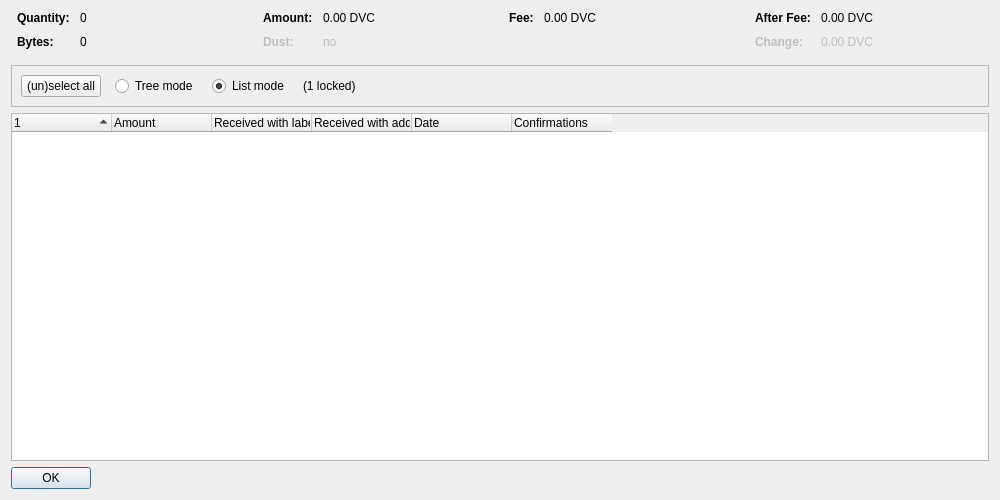
<?xml version="1.0" encoding="UTF-8"?>
<ui version="4.0">
 <class>CoinControlDialog</class>
 <widget class="QDialog" name="CoinControlDialog">
  <property name="geometry">
   <rect>
    <x>0</x>
    <y>0</y>
    <width>1000</width>
    <height>500</height>
   </rect>
  </property>
  <property name="windowTitle">
   <string>Coin Selection</string>
  </property>
  <layout class="QVBoxLayout" name="verticalLayout">
   <item>
    <layout class="QHBoxLayout" name="horizontalLayoutTop" stretch="0,0,0,0">
     <property name="topMargin">
      <number>0</number>
     </property>
     <property name="bottomMargin">
      <number>10</number>
     </property>
     <item>
      <layout class="QFormLayout" name="formLayoutCoinControl1">
       <property name="horizontalSpacing">
        <number>10</number>
       </property>
       <property name="verticalSpacing">
        <number>10</number>
       </property>
       <property name="leftMargin">
        <number>6</number>
       </property>
       <property name="rightMargin">
        <number>6</number>
       </property>
       <item row="0" column="0">
        <widget class="QLabel" name="labelCoinControlQuantityText">
         <property name="font">
          <font>
           <weight>75</weight>
           <bold>true</bold>
          </font>
         </property>
         <property name="text">
          <string>Quantity:</string>
         </property>
        </widget>
       </item>
       <item row="0" column="1">
        <widget class="QLabel" name="labelCoinControlQuantity">
         <property name="cursor">
          <cursorShape>IBeamCursor</cursorShape>
         </property>
         <property name="contextMenuPolicy">
          <enum>Qt::ActionsContextMenu</enum>
         </property>
         <property name="text">
          <string notr="true">0</string>
         </property>
         <property name="textInteractionFlags">
          <set>Qt::LinksAccessibleByMouse|Qt::TextSelectableByKeyboard|Qt::TextSelectableByMouse</set>
         </property>
        </widget>
       </item>
       <item row="1" column="0">
        <widget class="QLabel" name="labelCoinControlBytesText">
         <property name="font">
          <font>
           <weight>75</weight>
           <bold>true</bold>
          </font>
         </property>
         <property name="text">
          <string>Bytes:</string>
         </property>
        </widget>
       </item>
       <item row="1" column="1">
        <widget class="QLabel" name="labelCoinControlBytes">
         <property name="cursor">
          <cursorShape>IBeamCursor</cursorShape>
         </property>
         <property name="contextMenuPolicy">
          <enum>Qt::ActionsContextMenu</enum>
         </property>
         <property name="text">
          <string notr="true">0</string>
         </property>
         <property name="textInteractionFlags">
          <set>Qt::LinksAccessibleByMouse|Qt::TextSelectableByKeyboard|Qt::TextSelectableByMouse</set>
         </property>
        </widget>
       </item>
      </layout>
     </item>
     <item>
      <layout class="QFormLayout" name="formLayoutCoinControl2">
       <property name="horizontalSpacing">
        <number>10</number>
       </property>
       <property name="verticalSpacing">
        <number>10</number>
       </property>
       <property name="leftMargin">
        <number>6</number>
       </property>
       <property name="rightMargin">
        <number>6</number>
       </property>
       <item row="0" column="0">
        <widget class="QLabel" name="labelCoinControlAmountText">
         <property name="font">
          <font>
           <weight>75</weight>
           <bold>true</bold>
          </font>
         </property>
         <property name="text">
          <string>Amount:</string>
         </property>
        </widget>
       </item>
       <item row="0" column="1">
        <widget class="QLabel" name="labelCoinControlAmount">
         <property name="cursor">
          <cursorShape>IBeamCursor</cursorShape>
         </property>
         <property name="contextMenuPolicy">
          <enum>Qt::ActionsContextMenu</enum>
         </property>
         <property name="text">
          <string notr="true">0.00 DVC</string>
         </property>
         <property name="textInteractionFlags">
          <set>Qt::LinksAccessibleByMouse|Qt::TextSelectableByKeyboard|Qt::TextSelectableByMouse</set>
         </property>
        </widget>
       </item>
       <item row="1" column="0">
        <widget class="QLabel" name="labelCoinControlLowOutputText">
         <property name="enabled">
          <bool>false</bool>
         </property>
         <property name="font">
          <font>
           <weight>75</weight>
           <bold>true</bold>
          </font>
         </property>
         <property name="text">
          <string>Dust:</string>
         </property>
        </widget>
       </item>
       <item row="1" column="1">
        <widget class="QLabel" name="labelCoinControlLowOutput">
         <property name="enabled">
          <bool>false</bool>
         </property>
         <property name="cursor">
          <cursorShape>IBeamCursor</cursorShape>
         </property>
         <property name="contextMenuPolicy">
          <enum>Qt::ActionsContextMenu</enum>
         </property>
         <property name="text">
          <string notr="true">no</string>
         </property>
         <property name="textInteractionFlags">
          <set>Qt::LinksAccessibleByMouse|Qt::TextSelectableByKeyboard|Qt::TextSelectableByMouse</set>
         </property>
        </widget>
       </item>
      </layout>
     </item>
     <item>
      <layout class="QFormLayout" name="formLayoutCoinControl3">
       <property name="horizontalSpacing">
        <number>10</number>
       </property>
       <property name="verticalSpacing">
        <number>10</number>
       </property>
       <property name="leftMargin">
        <number>6</number>
       </property>
       <property name="rightMargin">
        <number>6</number>
       </property>
       <item row="0" column="0">
        <widget class="QLabel" name="labelCoinControlFeeText">
         <property name="font">
          <font>
           <weight>75</weight>
           <bold>true</bold>
          </font>
         </property>
         <property name="text">
          <string>Fee:</string>
         </property>
        </widget>
       </item>
       <item row="0" column="1">
        <widget class="QLabel" name="labelCoinControlFee">
         <property name="cursor">
          <cursorShape>IBeamCursor</cursorShape>
         </property>
         <property name="contextMenuPolicy">
          <enum>Qt::ActionsContextMenu</enum>
         </property>
         <property name="text">
          <string notr="true">0.00 DVC</string>
         </property>
         <property name="textInteractionFlags">
          <set>Qt::LinksAccessibleByMouse|Qt::TextSelectableByKeyboard|Qt::TextSelectableByMouse</set>
         </property>
        </widget>
       </item>
      </layout>
     </item>
     <item>
      <layout class="QFormLayout" name="formLayoutCoinControl4">
       <property name="horizontalSpacing">
        <number>10</number>
       </property>
       <property name="verticalSpacing">
        <number>10</number>
       </property>
       <property name="leftMargin">
        <number>6</number>
       </property>
       <property name="rightMargin">
        <number>6</number>
       </property>
       <item row="0" column="0">
        <widget class="QLabel" name="labelCoinControlAfterFeeText">
         <property name="font">
          <font>
           <weight>75</weight>
           <bold>true</bold>
          </font>
         </property>
         <property name="text">
          <string>After Fee:</string>
         </property>
        </widget>
       </item>
       <item row="0" column="1">
        <widget class="QLabel" name="labelCoinControlAfterFee">
         <property name="cursor">
          <cursorShape>IBeamCursor</cursorShape>
         </property>
         <property name="contextMenuPolicy">
          <enum>Qt::ActionsContextMenu</enum>
         </property>
         <property name="text">
          <string notr="true">0.00 DVC</string>
         </property>
         <property name="textInteractionFlags">
          <set>Qt::LinksAccessibleByMouse|Qt::TextSelectableByKeyboard|Qt::TextSelectableByMouse</set>
         </property>
        </widget>
       </item>
       <item row="1" column="0">
        <widget class="QLabel" name="labelCoinControlChangeText">
         <property name="enabled">
          <bool>false</bool>
         </property>
         <property name="font">
          <font>
           <weight>75</weight>
           <bold>true</bold>
          </font>
         </property>
         <property name="text">
          <string>Change:</string>
         </property>
        </widget>
       </item>
       <item row="1" column="1">
        <widget class="QLabel" name="labelCoinControlChange">
         <property name="enabled">
          <bool>false</bool>
         </property>
         <property name="cursor">
          <cursorShape>IBeamCursor</cursorShape>
         </property>
         <property name="contextMenuPolicy">
          <enum>Qt::ActionsContextMenu</enum>
         </property>
         <property name="text">
          <string notr="true">0.00 DVC</string>
         </property>
         <property name="textInteractionFlags">
          <set>Qt::LinksAccessibleByMouse|Qt::TextSelectableByKeyboard|Qt::TextSelectableByMouse</set>
         </property>
        </widget>
       </item>
      </layout>
     </item>
    </layout>
   </item>
   <item>
    <widget class="QFrame" name="frame">
     <property name="minimumSize">
      <size>
       <width>0</width>
       <height>40</height>
      </size>
     </property>
     <property name="frameShape">
      <enum>QFrame::StyledPanel</enum>
     </property>
     <property name="frameShadow">
      <enum>QFrame::Sunken</enum>
     </property>
     <layout class="QHBoxLayout" name="horizontalLayout">
      <item>
       <layout class="QHBoxLayout" name="horizontalLayoutPanel" stretch="0,0,0,0,0">
        <property name="spacing">
         <number>14</number>
        </property>
        <item>
         <widget class="QPushButton" name="pushButtonSelectAll">
          <property name="sizePolicy">
           <sizepolicy hsizetype="Maximum" vsizetype="Fixed">
            <horstretch>0</horstretch>
            <verstretch>0</verstretch>
           </sizepolicy>
          </property>
          <property name="text">
           <string>(un)select all</string>
          </property>
          <property name="autoDefault">
           <bool>false</bool>
          </property>
         </widget>
        </item>
        <item>
         <widget class="QRadioButton" name="radioTreeMode">
          <property name="sizePolicy">
           <sizepolicy hsizetype="Maximum" vsizetype="Fixed">
            <horstretch>0</horstretch>
            <verstretch>0</verstretch>
           </sizepolicy>
          </property>
          <property name="text">
           <string>Tree mode</string>
          </property>
         </widget>
        </item>
        <item>
         <widget class="QRadioButton" name="radioListMode">
          <property name="sizePolicy">
           <sizepolicy hsizetype="Maximum" vsizetype="Fixed">
            <horstretch>0</horstretch>
            <verstretch>0</verstretch>
           </sizepolicy>
          </property>
          <property name="text">
           <string>List mode</string>
          </property>
          <property name="checked">
           <bool>true</bool>
          </property>
         </widget>
        </item>
        <item>
         <widget class="QLabel" name="labelLocked">
          <property name="text">
           <string notr="true">(1 locked)</string>
          </property>
         </widget>
        </item>
        <item>
         <spacer name="horizontalSpacer">
          <property name="orientation">
           <enum>Qt::Horizontal</enum>
          </property>
          <property name="sizeHint" stdset="0">
           <size>
            <width>40</width>
            <height>20</height>
           </size>
          </property>
         </spacer>
        </item>
       </layout>
      </item>
     </layout>
    </widget>
   </item>
   <item>
    <widget class="CoinControlTreeWidget" name="treeWidget">
     <property name="contextMenuPolicy">
      <enum>Qt::CustomContextMenu</enum>
     </property>
     <property name="sortingEnabled">
      <bool>false</bool>
     </property>
     <property name="columnCount">
      <number>6</number>
     </property>
     <attribute name="headerShowSortIndicator" stdset="0">
      <bool>true</bool>
     </attribute>
     <attribute name="headerStretchLastSection">
      <bool>false</bool>
     </attribute>
     <column>
      <property name="text">
       <string/>
      </property>
     </column>
     <column>
      <property name="text">
       <string>Amount</string>
      </property>
     </column>
     <column>
      <property name="text">
       <string>Received with label</string>
      </property>
     </column>
     <column>
      <property name="text">
       <string>Received with address</string>
      </property>
     </column>
     <column>
      <property name="text">
       <string>Date</string>
      </property>
     </column>
     <column>
      <property name="text">
       <string>Confirmations</string>
      </property>
      <property name="toolTip">
       <string>Confirmed</string>
      </property>
     </column>
     <column>
      <property name="text">
       <string/>
      </property>
     </column>
     <column>
      <property name="text">
       <string/>
      </property>
     </column>
     <column>
      <property name="text">
       <string/>
      </property>
     </column>
     <column>
      <property name="text">
       <string/>
      </property>
     </column>
    </widget>
   </item>
   <item>
    <widget class="QDialogButtonBox" name="buttonBox">
     <property name="sizePolicy">
      <sizepolicy hsizetype="Maximum" vsizetype="Fixed">
       <horstretch>0</horstretch>
       <verstretch>0</verstretch>
      </sizepolicy>
     </property>
     <property name="orientation">
      <enum>Qt::Horizontal</enum>
     </property>
     <property name="standardButtons">
      <set>QDialogButtonBox::Ok</set>
     </property>
    </widget>
   </item>
  </layout>
 </widget>
 <customwidgets>
  <customwidget>
   <class>CoinControlTreeWidget</class>
   <extends>QTreeWidget</extends>
   <header>qt/coincontroltreewidget.h</header>
  </customwidget>
 </customwidgets>
 <resources/>
 <connections/>
</ui>
